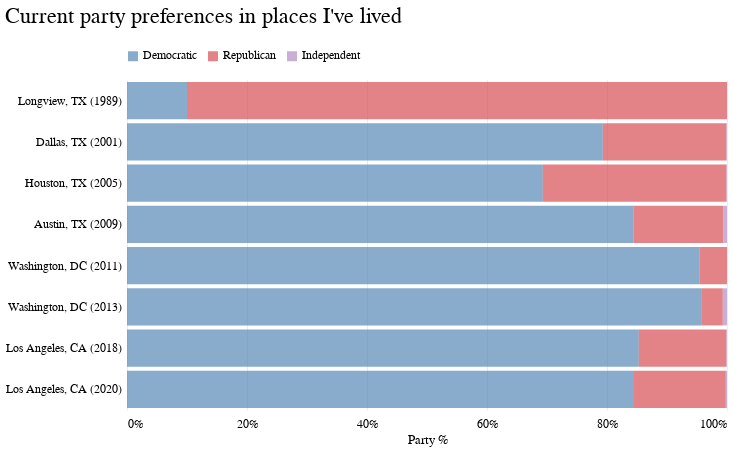

Write notebook code for a chart like this one.
### Markdown cell above
### Chart it!

### Code cell
chart = (
    alt.Chart(chart_df)
    .mark_bar(opacity=0.7)
    .encode(
        x=alt.X(
            "share",
            stack="normalize",
            axis=alt.Axis(
                format="%",
                tickCount=6,
                tickSize=0,
                domainOpacity=0,
                offset=4,
                gridWidth=0.6,
                gridColor="#dddddd",
            ),
            title="Party %",
        ),
        y=alt.Y(
            "label",
            title=" ",
            sort=alt.SortField("moved"),
            axis=alt.Axis(
                tickSize=0,
                domainOpacity=0,
                tickCount=2,
                offset=4,
                gridWidth=0.6,
                gridColor="#dddddd",
            ),
        ),
        color=alt.Color(
            "party",
            title=" ",
            scale=alt.Scale(
                domain=["Democratic", "Republican", "Independent"],
                range=["#5789b8", "#d94f54", "#af8dc3"],
            ),
        ),
    )
    .properties(
        width=600, height=330, title="Current party preferences in places I've lived"
    )
    .configure_view(strokeOpacity=0)
    .configure_axis(labelFontSize=12)
    .configure_legend(orient="top", symbolType="square")
)
chart

### Figure 1 — Vega-Lite specification as saved in the notebook (floating-point values rounded to 4 significant figures)
{"config": {"view": {"width": 800, "height": 450, "strokeOpacity": 0}, "background": "#ffffff", "title": {"anchor": "start", "font": "Benton Gothic Bold, sans", "fontColor": "#000000", "fontSize": 22, "fontWeight": "normal"}, "arc": {"fill": "#82c6df"}, "area": {"fill": "#82c6df"}, "line": {"stroke": "#82c6df", "strokeWidth": 3}, "path": {"stroke": "#82c6df"}, "rect": {"fill": "#82c6df"}, "shape": {"stroke": "#82c6df"}, "bar": {"fill": "#82c6df"}, "point": {"stroke": "#82c6df"}, "symbol": {"fill": "#82c6df", "size": 30}, "axis": {"titleFont": "Benton Gothic Bold, sans", "titleFontSize": 13, "titleFontWeight": "normal", "labelFont": "Benton Gothic, sans", "labelFontSize": 12, "labelFontWeight": "normal"}, "axisX": {"labelAngle": 0, "labelPadding": 4, "tickSize": 3}, "axisY": {"labelBaseline": "middle", "maxExtent": 45, "minExtent": 45, "tickSize": 2, "titleAlign": "left", "titleAngle": 0, "titleX": -45, "titleY": -11}, "legend": {"titleFont": "Benton Gothic Bold, sans", "titleFontSize": 13, "titleFontWeight": "normal", "symbolType": "square", "labelFont": "Benton Gothic, sans", "labelFontSize": 11.5, "orient": "top"}, "range": {"category": ["#3580b1", "#ec8431", "#ab7fb4", "#c89d29", "#adc839", "#829eb1"], "diverging": ["#e68a4f", "#f4bb6a", "#f9e39c", "#dadfe2", "#a6b7c6", "#849eae"], "heatmap": ["#fbf2c7", "#f9e39c", "#f8d36e", "#f4bb6a", "#e68a4f", "#d15a40", "#ab4232"], "ordinal": ["#fbf2c7", "#f9e39c", "#f8d36e", "#f4bb6a", "#e68a4f", "#d15a40", "#ab4232"], "ramp": ["#fbf2c7", "#f9e39c", "#f8d36e", "#f4bb6a", "#e68a4f", "#d15a40", "#ab4232"]}}, "data": {"name": "data-c05d155155a6efa64e378e624773f576"}, "mark": {"type": "bar", "opacity": 0.7}, "encoding": {"color": {"type": "nominal", "field": "party", "scale": {"domain": ["Democratic", "Republican", "Independent"], "range": ["#5789b8", "#d94f54", "#af8dc3"]}, "title": " "}, "x": {"type": "quantitative", "axis": {"domainOpacity": 0, "format": "%", "gridColor": "#dddddd", "gridWidth": 0.6, "offset": 4, "tickCount": 6, "tickSize": 0}, "field": "share", "stack": "normalize", "title": "Party %"}, "y": {"type": "nominal", "axis": {"domainOpacity": 0, "gridColor": "#dddddd", "gridWidth": 0.6, "offset": 4, "tickCount": 2, "tickSize": 0}, "field": "label", "sort": {"field": "moved"}, "title": " "}}, "height": 330, "title": "Current party preferences in places I've lived", "width": 600, "$schema": "https://vega.github.io/schema/vega-lite/v4.0.2.json", "datasets": {"data-c05d155155a6efa64e378e624773f576": [{"street": "12600 BRADDOCK DR", "city": "Los Angeles", "state": "CA", "zip": "90066", "moved": "2020", "place": "12600 BRADDOCK DR, LOS ANGELES, CA, 90066", "party": "Democratic", "share": 0.845, "address": "12600 BRADDOCK DR, LOS ANGELES, CA, 90066", "label": "Los Angeles, CA (2020)"}, {"street": "12600 BRADDOCK DR", "city": "Los Angeles", "state": "CA", "zip": "90066", "moved": "2020", "place": "12600 BRADDOCK DR, LOS ANGELES, CA, 90066", "party": "Republican", "share": 0.153, "address": "12600 BRADDOCK DR, LOS ANGELES, CA, 90066", "label": "Los Angeles, CA (2020)"}, {"street": "12600 BRADDOCK DR", "city": "Los Angeles", "state": "CA", "zip": "90066", "moved": "2020", "place": "12600 BRADDOCK DR, LOS ANGELES, CA, 90066", "party": "Independent", "share": 0.002, "address": "12600 BRADDOCK DR, LOS ANGELES, CA, 90066", "label": "Los Angeles, CA (2020)"}, {"street": "12701 RUBENS AVE", "city": "Los Angeles", "state": "CA", "zip": "90066", "moved": "2018", "place": "12701 RUBENS AVE, LOS ANGELES, CA, 90066", "party": "Democratic", "share": 0.853, "address": "12701 RUBENS AVE, LOS ANGELES, CA, 90066", "label": "Los Angeles, CA (2018)"}, {"street": "12701 RUBENS AVE", "city": "Los Angeles", "state": "CA", "zip": "90066", "moved": "2018", "place": "12701 RUBENS AVE, LOS ANGELES, CA, 90066", "party": "Republican", "share": 0.146, "address": "12701 RUBENS AVE, LOS ANGELES, CA, 90066", "label": "Los Angeles, CA (2018)"}, {"street": "12701 RUBENS AVE", "city": "Los Angeles", "state": "CA", "zip": "90066", "moved": "2018", "place": "12701 RUBENS AVE, LOS ANGELES, CA, 90066", "party": "Independent", "share": 0.001, "address": "12701 RUBENS AVE, LOS ANGELES, CA, 90066", "label": "Los Angeles, CA (2018)"}, {"street": "3114 15TH ST NE", "city": "Washington", "state": "DC", "zip": "20017", "moved": "2013", "place": "3114 15TH ST NE, WASHINGTON, DC, 20017", "party": "Democratic", "share": 0.957, "address": "3114 15TH ST NE, WASHINGTON, DC, 20017", "label": "Washington, DC (2013)"}, {"street": "3114 15TH ST NE", "city": "Washington", "state": "DC", "zip": "20017", "moved": "2013", "place": "3114 15TH ST NE, WASHINGTON, DC, 20017", "party": "Republican", "share": 0.036, "address": "3114 15TH ST NE, WASHINGTON, DC, 20017", "label": "Washington, DC (2013)"}, {"street": "3114 15TH ST NE", "city": "Washington", "state": "DC", "zip": "20017", "moved": "2013", "place": "3114 15TH ST NE, WASHINGTON, DC, 20017", "party": "Independent", "share": 0.007, "address": "3114 15TH ST NE, WASHINGTON, DC, 20017", "label": "Washington, DC (2013)"}, {"street": "1023 KEARNEY ST NE", "city": "Washington", "state": "DC", "zip": "20017", "moved": "2011", "place": "1023 KEARNEY ST NE, WASHINGTON, DC, 20017", "party": "Democratic", "share": 0.954, "address": "1023 KEARNEY ST NE, WASHINGTON, DC, 20017", "label": "Washington, DC (2011)"}, {"street": "1023 KEARNEY ST NE", "city": "Washington", "state": "DC", "zip": "20017", "moved": "2011", "place": "1023 KEARNEY ST NE, WASHINGTON, DC, 20017", "party": "Republican", "share": 0.046, "address": "1023 KEARNEY ST NE, WASHINGTON, DC, 20017", "label": "Washington, DC (2011)"}, {"street": "1023 KEARNEY ST NE", "city": "Washington", "state": "DC", "zip": "20017", "moved": "2011", "place": "1023 KEARNEY ST NE, WASHINGTON, DC, 20017", "party": "Independent", "share": 0.0, "address": "1023 KEARNEY ST NE, WASHINGTON, DC, 20017", "label": "Washington, DC (2011)"}, {"street": "2604 BRISBANE RD", "city": "Austin", "state": "TX", "zip": "78745", "moved": "2009", "place": "2604 BRISBANE RD, AUSTIN, TX, 78745", "party": "Democratic", "share": 0.844, "address": "2604 BRISBANE RD, AUSTIN, TX, 78745", "label": "Austin, TX (2009)"}, {"street": "2604 BRISBANE RD", "city": "Austin", "state": "TX", "zip": "78745", "moved": "2009", "place": "2604 BRISBANE RD, AUSTIN, TX, 78745", "party": "Republican", "share": 0.15, "address": "2604 BRISBANE RD, AUSTIN, TX, 78745", "label": "Austin, TX (2009)"}, {"street": "2604 BRISBANE RD", "city": "Austin", "state": "TX", "zip": "78745", "moved": "2009", "place": "2604 BRISBANE RD, AUSTIN, TX, 78745", "party": "Independent", "share": 0.006, "address": "2604 BRISBANE RD, AUSTIN, TX, 78745", "label": "Austin, TX (2009)"}, {"street": "904 WESTCOTT ST", "city": "Houston", "state": "TX", "zip": "77007", "moved": "2005", "place": "904 WESTCOTT ST, HOUSTON, TX, 77007", "party": "Democratic", "share": 0.693, "address": "904 WESTCOTT ST, HOUSTON, TX, 77007", "label": "Houston, TX (2005)"}, {"street": "904 WESTCOTT ST", "city": "Houston", "state": "TX", "zip": "77007", "moved": "2005", "place": "904 WESTCOTT ST, HOUSTON, TX, 77007", "party": "Republican", "share": 0.306, "address": "904 WESTCOTT ST, HOUSTON, TX, 77007", "label": "Houston, TX (2005)"}, {"street": "904 WESTCOTT ST", "city": "Houston", "state": "TX", "zip": "77007", "moved": "2005", "place": "904 WESTCOTT ST, HOUSTON, TX, 77007", "party": "Independent", "share": 0.001, "address": "904 WESTCOTT ST, HOUSTON, TX, 77007", "label": "Houston, TX (2005)"}, {"street": "7927 FOREST LN", "city": "Dallas", "state": "TX", "zip": "75230", "moved": "2001", "place": "7927 FOREST LN, DALLAS, TX, 75230", "party": "Democratic", "share": 0.793, "address": "7927 FOREST LN, DALLAS, TX, 75230", "label": "Dallas, TX (2001)"}, {"street": "7927 FOREST LN", "city": "Dallas", "state": "TX", "zip": "75230", "moved": "2001", "place": "7927 FOREST LN, DALLAS, TX, 75230", "party": "Republican", "share": 0.206, "address": "7927 FOREST LN, DALLAS, TX, 75230", "label": "Dallas, TX (2001)"}, {"street": "7927 FOREST LN", "city": "Dallas", "state": "TX", "zip": "75230", "moved": "2001", "place": "7927 FOREST LN, DALLAS, TX, 75230", "party": "Independent", "share": 0.001, "address": "7927 FOREST LN, DALLAS, TX, 75230", "label": "Dallas, TX (2001)"}, {"street": "3624 ANDREA ST", "city": "Longview", "state": "TX", "zip": "75604", "moved": "1989", "place": "3624 ANDREA ST, LONGVIEW, TX, 75604", "party": "Democratic", "share": 0.1, "address": "3624 ANDREA ST, LONGVIEW, TX, 75604", "label": "Longview, TX (1989)"}, {"street": "3624 ANDREA ST", "city": "Longview", "state": "TX", "zip": "75604", "moved": "1989", "place": "3624 ANDREA ST, LONGVIEW, TX, 75604", "party": "Republican", "share": 0.9, "address": "3624 ANDREA ST, LONGVIEW, TX, 75604", "label": "Longview, TX (1989)"}, {"street": "3624 ANDREA ST", "city": "Longview", "state": "TX", "zip": "75604", "moved": "1989", "place": "3624 ANDREA ST, LONGVIEW, TX, 75604", "party": "Independent", "share": 0.0, "address": "3624 ANDREA ST, LONGVIEW, TX, 75604", "label": "Longview, TX (1989)"}]}}
